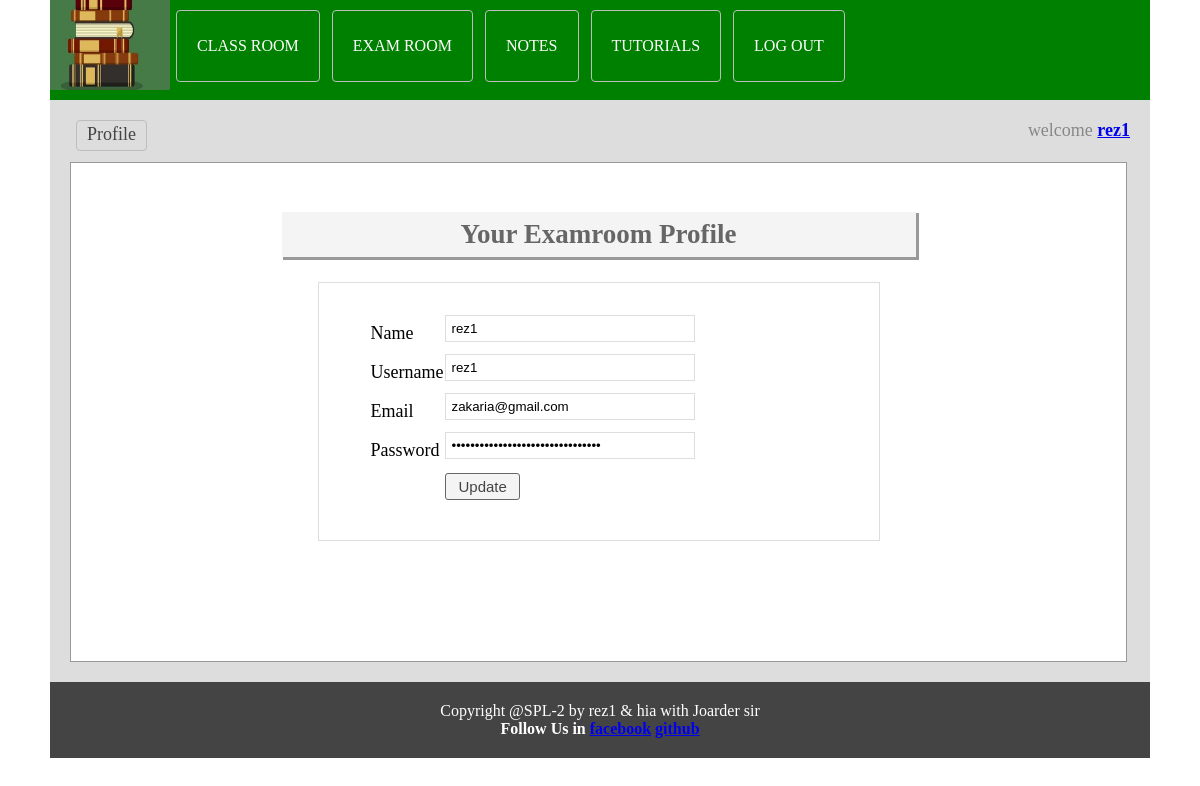
The page /profile.php (signed in) on the database its author committed.
### tables this page shows
CREATE TABLE `tbl_user` (
  `userId` int(11) NOT NULL,
  `name` varchar(50) NOT NULL,
  `username` varchar(30) NOT NULL,
  `password` varchar(32) NOT NULL,
  `email` varchar(255) NOT NULL,
  `status` int(11) NOT NULL DEFAULT '0'
);

### classes/User.php (called while the page is built, shortened)
<?php
$filepath = realpath(dirname(__FILE__));
include_once ($filepath.'/../lib/Session.php');
include_once ($filepath.'/../lib/Database.php');
class User{
    private $db;
    public function __construct(){
        $this->db = new Database();
    }
    public function getUserData($userId){
        $query = "SELECT * FROM tbl_user WHERE userId = '$userId'";
        $result = $this->db->select($query);
        return $result;
    }
    }
?>

### lib/Database.php (called while the page is built, shortened)
<?php
Class Database{
	public $host   = DB_HOST;
	public $user   = DB_USER;
	public $pass   = DB_PASS;
	public $dbname = DB_NAME;
	public $link;
	private function connectDB(){
	$this->link = new mysqli($this->host, $this->user, $this->pass, $this->dbname);
 }
	public function select($query){
		$result = $this->link->query($query) or die($this->link->error.__LINE__);
		if($result->num_rows > 0){
			return $result;
		} else {
			return false;
		}
	}
}

### lib/Session.php (called while the page is built, shortened)
<?php
class Session{
	 public static function get($key){
	 	if (isset($_SESSION[$key])) {
	 		return $_SESSION[$key];
	 	} else {
	 		return false;
	 	}
	 }
}
?>

### profile.php (the view, shortened to what this page needs)
<?php include 'inc/header.php'; ?>
<?php
  $userId = Session::get("userId");
?>
    <div class="main">
        <h1>Your Examroom Profile</h1>
        <div class="profile">
            <form action="" method="post">
                <?php
                $getData = $usr->getUserData($userId);
                if($getData){
                    $result = $getData->fetch_assoc();
                ?>
                <table class="tbl">
                    <tr>
                        <td>Name</td>
                        <td><input name="name" type="text" value="<?php echo $result['name'] ?>" ></td>
                    </tr>
                    <tr>
                        <td>Username</td>
                        <td><input name="username" type="text" value="<?php echo $result['username'] ?>" ></td>
                    </tr>
                    <tr>
                        <td>Email</td>
                        <td><input name="email" type="text" value="<?php echo $result['email'] ?>" ></td>
                    </tr>
                    <tr>
                        <td>Password</td>
                        <td><input name="password" type="password" value="<?php echo $result['password'] ?>" ></td>
                    </tr>
                    <tr>
                        <td></td>
                        <td class="button_class"><input type="submit" value="Update">
                        </td>
                    </tr>
                </table>
                <?php } ?>
            </form>
    </div>
 </div>
<?php include 'inc/footer.php'; ?>

### css/main.css (style rules this page uses)
* { margin:0px;padding:0px;outline:none }
body { font-family:verdana }
input[type="text"], input[type="password"] { border: 1px solid #ddd; margin-bottom: 10px; padding: 5px; width: 238px; }
input[type="submit"] { cursor: pointer; font-size: 15px; padding: 1px 10px; }
.main { background: #fff none repeat scroll 0 0; border: 1px solid #999; margin-top: 7px; min-height: 468px; padding: 15px; width: 1025px; }
.main h1 { background: #f4f4f4 none repeat scroll 0 0; box-shadow: 2px 2px 0 1px #999; color: #666; margin: 34px auto 25px; padding: 7px; text-align: center; width: 620px; }
.profile { width: 460px; margin: 0 auto; border: 1px solid #ddd; padding: 30px 50px 38px; }
.button_class input { background: #f4f4f4 none repeat scroll 0 0; border: 1px solid #666666; color: #444444; display: compact; margin-top: 2px; padding: 4px 12px; text-align: center; text-decoration: none; border-radius: 3px; }

### rows shown on the page
tbl_user: name "rez1", username "rez1", email "zakaria@gmail.com"

### other values the page prints
Session::get("username") "rez1"
